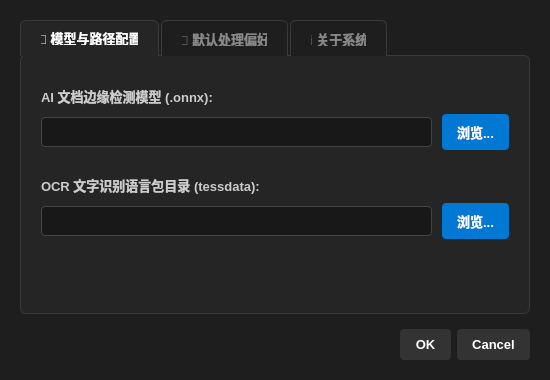
<?xml version="1.0" encoding="UTF-8"?>
<ui version="4.0">
 <class>SettingsDialog</class>
 <widget class="QDialog" name="SettingsDialog">
  <property name="geometry">
   <rect>
    <x>0</x>
    <y>0</y>
    <width>550</width>
    <height>380</height>
   </rect>
  </property>
  <property name="windowTitle">
   <string>⚙️ 系统配置中心</string>
  </property>
  <property name="styleSheet">
   <string notr="true">/* 基础对话框背景 */
QDialog { background-color: #1e1e1e; font-family: &quot;Microsoft YaHei&quot;; }

/* 标签文字 */
QLabel { color: #cccccc; font-size: 13px; font-weight: bold; }

/* 选项卡容器与面板 */
QTabWidget::pane { border: 1px solid #3a3a3a; background: #252525; border-radius: 6px; top: -1px; }
QTabBar::tab { background: #1e1e1e; color: #888888; padding: 10px 20px; border: 1px solid #3a3a3a; border-bottom: none; border-top-left-radius: 6px; border-top-right-radius: 6px; margin-right: 2px; font-weight: bold; font-size: 13px; }
QTabBar::tab:selected { background: #252525; color: #ffffff; border-bottom: 1px solid #252525; }
QTabBar::tab:hover:!selected { background: #2a2a2a; color: #aaaaaa; }

/* 输入框 */
QLineEdit { background-color: #181818; color: #ffffff; border: 1px solid #444444; border-radius: 4px; padding: 6px 10px; font-size: 12px; }
QLineEdit:focus { border: 1px solid #0078d4; }

/* 按钮组合 */
QPushButton { background-color: #333333; color: white; border: none; border-radius: 4px; padding: 8px 15px; font-size: 13px; font-weight: bold; }
QPushButton:hover { background-color: #444444; }
QPushButton:pressed { background-color: #222222; }

/* 主题色按钮 (如浏览按钮) */
QPushButton#btnBrowseModel, QPushButton#btnBrowseTess { background-color: #0078d4; }
QPushButton#btnBrowseModel:hover, QPushButton#btnBrowseTess:hover { background-color: #3298fe; }

/* 下拉框与微调框 */
QComboBox, QSpinBox { background-color: #181818; color: white; border: 1px solid #444444; border-radius: 4px; padding: 6px 10px; font-size: 13px; }
QComboBox::drop-down, QSpinBox::up-button, QSpinBox::down-button { border: none; }
QComboBox QAbstractItemView { background-color: #181818; color: white; selection-background-color: #0078d4; border: 1px solid #444444; }</string>
  </property>
  <layout class="QVBoxLayout" name="verticalLayout">
   <property name="spacing">
    <number>15</number>
   </property>
   <property name="leftMargin">
    <number>20</number>
   </property>
   <property name="topMargin">
    <number>20</number>
   </property>
   <property name="rightMargin">
    <number>20</number>
   </property>
   <property name="bottomMargin">
    <number>20</number>
   </property>
   <item>
    <widget class="QTabWidget" name="tabWidget">
     <property name="currentIndex">
      <number>0</number>
     </property>
     <widget class="QWidget" name="tabModels">
      <attribute name="title">
       <string>🧠 模型与路径配置</string>
      </attribute>
      <layout class="QVBoxLayout" name="verticalLayout_2">
       <property name="spacing">
        <number>25</number>
       </property>
       <property name="leftMargin">
        <number>20</number>
       </property>
       <property name="topMargin">
        <number>30</number>
       </property>
       <property name="rightMargin">
        <number>20</number>
       </property>
       <property name="bottomMargin">
        <number>30</number>
       </property>
       <item>
        <layout class="QVBoxLayout" name="vLayoutModel">
         <property name="spacing">
          <number>8</number>
         </property>
         <item>
          <widget class="QLabel" name="label">
           <property name="text">
            <string>AI 文档边缘检测模型 (.onnx):</string>
           </property>
          </widget>
         </item>
         <item>
          <layout class="QHBoxLayout" name="hLayoutModel">
           <property name="spacing">
            <number>10</number>
           </property>
           <item>
            <widget class="QLineEdit" name="editModelPath"/>
           </item>
           <item>
            <widget class="QPushButton" name="btnBrowseModel">
             <property name="text">
              <string>浏览...</string>
             </property>
            </widget>
           </item>
          </layout>
         </item>
        </layout>
       </item>
       <item>
        <layout class="QVBoxLayout" name="vLayoutOCR">
         <property name="spacing">
          <number>8</number>
         </property>
         <item>
          <widget class="QLabel" name="label_3">
           <property name="text">
            <string>OCR 文字识别语言包目录 (tessdata):</string>
           </property>
          </widget>
         </item>
         <item>
          <layout class="QHBoxLayout" name="hLayoutOCR">
           <property name="spacing">
            <number>10</number>
           </property>
           <item>
            <widget class="QLineEdit" name="editTessPath"/>
           </item>
           <item>
            <widget class="QPushButton" name="btnBrowseTess">
             <property name="text">
              <string>浏览...</string>
             </property>
            </widget>
           </item>
          </layout>
         </item>
        </layout>
       </item>
       <item>
        <spacer name="verticalSpacer_tab1">
         <property name="orientation">
          <enum>Qt::Orientation::Vertical</enum>
         </property>
         <property name="sizeHint" stdset="0">
          <size>
           <width>20</width>
           <height>40</height>
          </size>
         </property>
        </spacer>
       </item>
      </layout>
     </widget>
     <widget class="QWidget" name="tabPreferences">
      <attribute name="title">
       <string>🎨 默认处理偏好</string>
      </attribute>
      <layout class="QVBoxLayout" name="verticalLayout_3">
       <property name="spacing">
        <number>25</number>
       </property>
       <property name="leftMargin">
        <number>20</number>
       </property>
       <property name="topMargin">
        <number>30</number>
       </property>
       <property name="rightMargin">
        <number>20</number>
       </property>
       <property name="bottomMargin">
        <number>30</number>
       </property>
       <item>
        <layout class="QHBoxLayout" name="hLayoutFilter">
         <property name="spacing">
          <number>15</number>
         </property>
         <item>
          <widget class="QLabel" name="label_2">
           <property name="text">
            <string>启动时默认滤镜模式:</string>
           </property>
          </widget>
         </item>
         <item>
          <widget class="QComboBox" name="comboDefaultFilter">
           <property name="sizePolicy">
            <sizepolicy hsizetype="Expanding" vsizetype="Fixed">
             <horstretch>0</horstretch>
             <verstretch>0</verstretch>
            </sizepolicy>
           </property>
           <item>
            <property name="text">
             <string>原图矫正 (Original)</string>
            </property>
           </item>
           <item>
            <property name="text">
             <string>增强显色 (Magic Color)</string>
            </property>
           </item>
           <item>
            <property name="text">
             <string>省墨模式 (Grayscale)</string>
            </property>
           </item>
           <item>
            <property name="text">
             <string>黑白文档 (B&amp;W - 推荐OCR)</string>
            </property>
           </item>
          </widget>
         </item>
        </layout>
       </item>
       <item>
        <layout class="QHBoxLayout" name="hLayoutCurve">
         <property name="spacing">
          <number>15</number>
         </property>
         <item>
          <widget class="QLabel" name="label_4">
           <property name="text">
            <string>启动时默认曲面校正强度:</string>
           </property>
          </widget>
         </item>
         <item>
          <widget class="QSpinBox" name="spinDefaultCurve">
           <property name="sizePolicy">
            <sizepolicy hsizetype="Expanding" vsizetype="Fixed">
             <horstretch>0</horstretch>
             <verstretch>0</verstretch>
            </sizepolicy>
           </property>
           <property name="minimum">
            <number>-100</number>
           </property>
           <property name="maximum">
            <number>100</number>
           </property>
          </widget>
         </item>
        </layout>
       </item>
       <item>
        <spacer name="verticalSpacer_tab2">
         <property name="orientation">
          <enum>Qt::Orientation::Vertical</enum>
         </property>
         <property name="sizeHint" stdset="0">
          <size>
           <width>20</width>
           <height>40</height>
          </size>
         </property>
        </spacer>
       </item>
      </layout>
     </widget>
     <widget class="QWidget" name="tabAbout">
      <attribute name="title">
       <string>ℹ️ 关于系统</string>
      </attribute>
      <layout class="QVBoxLayout" name="verticalLayout_4">
       <item>
        <widget class="QLabel" name="labelAbout">
         <property name="text">
          <string>&lt;html&gt;&lt;head/&gt;&lt;body&gt;&lt;p align=&quot;center&quot;&gt;&lt;span style=&quot; font-size:18pt; font-weight:700; color:#0078d4;&quot;&gt;AI 智能文档扫描与 OCR 识别系统&lt;/span&gt;&lt;/p&gt;&lt;p align=&quot;center&quot;&gt;&lt;span style=&quot; font-size:10pt; color:#888888;&quot;&gt;版本 1.0.0 Pro&lt;/span&gt;&lt;/p&gt;&lt;p align=&quot;center&quot;&gt;&lt;span style=&quot; font-size:10pt; color:#cccccc;&quot;&gt;基于 Qt6, OpenCV 4, U²-Net 与 Tesseract OCR 构建。&lt;/span&gt;&lt;/p&gt;&lt;p align=&quot;center&quot;&gt;&lt;br/&gt;&lt;/p&gt;&lt;p align=&quot;center&quot;&gt;&lt;span style=&quot; font-size:9pt; color:#666666;&quot;&gt;版权所有 © 2024&lt;/span&gt;&lt;/p&gt;&lt;/body&gt;&lt;/html&gt;</string>
         </property>
         <property name="alignment">
          <set>Qt::AlignmentFlag::AlignCenter</set>
         </property>
         <property name="wordWrap">
          <bool>true</bool>
         </property>
        </widget>
       </item>
      </layout>
     </widget>
    </widget>
   </item>
   <item>
    <widget class="QDialogButtonBox" name="buttonBox">
     <property name="orientation">
      <enum>Qt::Orientation::Horizontal</enum>
     </property>
     <property name="standardButtons">
      <set>QDialogButtonBox::StandardButton::Cancel|QDialogButtonBox::StandardButton::Ok</set>
     </property>
     <property name="centerButtons">
      <bool>false</bool>
     </property>
    </widget>
   </item>
  </layout>
 </widget>
 <resources/>
 <connections>
  <connection>
   <sender>buttonBox</sender>
   <signal>accepted()</signal>
   <receiver>SettingsDialog</receiver>
   <slot>accept()</slot>
  </connection>
  <connection>
   <sender>buttonBox</sender>
   <signal>rejected()</signal>
   <receiver>SettingsDialog</receiver>
   <slot>reject()</slot>
  </connection>
 </connections>
</ui>
